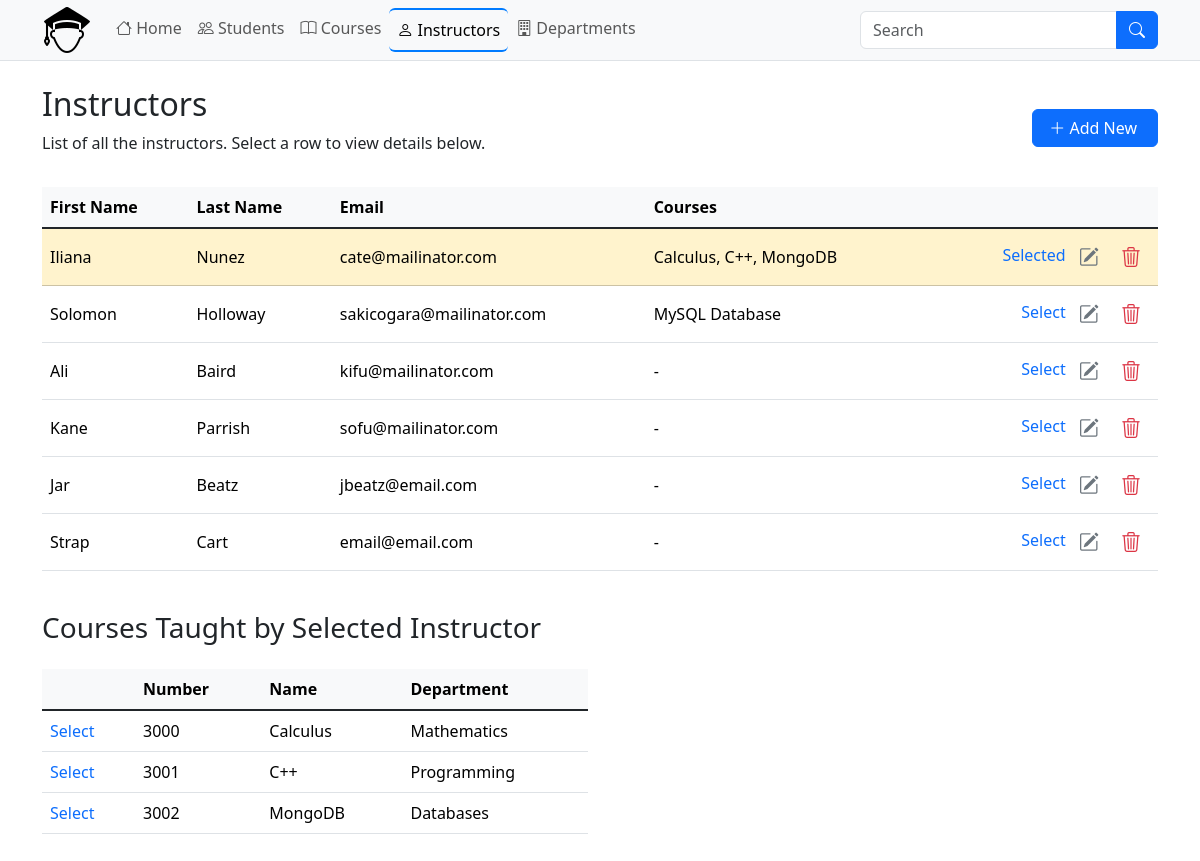
Screenshot of /instructors.php?instructorId=11 with the database file from the repository.
### tables this page shows
CREATE TABLE `instructors` (
  `instructor_id` int(11) NOT NULL,
  `first_name` varchar(50) DEFAULT NULL,
  `last_name` varchar(50) DEFAULT NULL,
  `email` varchar(100) DEFAULT NULL,
  `created_at` timestamp NOT NULL DEFAULT current_timestamp(),
  `updated_at` timestamp NOT NULL DEFAULT current_timestamp() ON UPDATE current_timestamp()
);

CREATE TABLE `courses` (
  `course_id` int(11) NOT NULL,
  `course_number` int(11) NOT NULL,
  `course_name` varchar(100) DEFAULT NULL,
  `credits` int(11) NOT NULL,
  `instructor_id` int(11) DEFAULT NULL,
  `department_id` int(11) DEFAULT NULL,
  `created_at` timestamp NOT NULL DEFAULT current_timestamp(),
  `updated_at` timestamp NOT NULL DEFAULT current_timestamp() ON UPDATE current_timestamp()
);

CREATE TABLE `departments` (
  `department_id` int(11) NOT NULL,
  `department_name` varchar(100) DEFAULT NULL,
  `salary` float(10,2) DEFAULT NULL,
  `start_date` date DEFAULT NULL,
  `instructor_id` int(11) DEFAULT NULL,
  `created_at` timestamp NOT NULL DEFAULT current_timestamp(),
  `updated_at` timestamp NOT NULL DEFAULT current_timestamp() ON UPDATE current_timestamp()
);

### classes/Db.php (called while the page is built, shortened)
<?php
class DB
{
    private $hostName = 'localhost';
    private $dbUser = 'root';
    private $dbPass = '';
    private $dbName = 'student_management_system';
    private $options = [];
    protected $conn;
    public function __construct()
    {
        if (!isset($this->conn)) {
            try {
                $this->conn = new PDO("mysql:host=" . $this->hostName . "; dbname=" . $this->dbName, $this->dbUser, $this->dbPass, $this->options);
            } catch (PDOException $e) {
                die($e->getMessage());
            }
        }
        return $this->conn;
    }
}

### classes/Instructor.php (called while the page is built, shortened)
<?php
include_once 'Db.php';
class Instructor extends DB
{
    public function getInstructors()
    {
        try {
            $stmt = $this->conn->prepare(
                "SELECT i.instructor_id, i.first_name, i.last_name, i.email,
                    GROUP_CONCAT(c.course_name SEPARATOR ', ') AS courses_taught
                FROM instructors i
                LEFT JOIN courses c ON i.instructor_id = c.instructor_id
                GROUP BY i.instructor_id, i.first_name, i.last_name, i.email
                ORDER BY i.instructor_id DESC"
            );
            $stmt->execute();
            return $stmt->fetchAll(PDO::FETCH_ASSOC);
        } catch (PDOException $e) {
            $this->output = $e->getMessage();
            return $this->output;
        }
    }
    public function getInstructorCourses($data)
    {
        try {
            $id = $data['instructorId'];
            $stmt = $this->conn->prepare(
                "SELECT c.course_id, c.course_number, c.course_name,
                        d.department_name
                FROM courses c
                LEFT JOIN departments d
                ON c.department_id = d.department_id
                WHERE c.instructor_id = ?"
            );
            $stmt->execute([$id]);
            return $stmt->fetchAll(PDO::FETCH_ASSOC);
        } catch (PDOException $e) {
            $this->output = $e->getMessage();
            return $this->output;
        }
    }
}

### instructors.php (the view, shortened to what this page needs)
<?php
include_once './classes/Instructor.php';
$instructors = new Instructor();
?>
<?php include './includes/header.php'; ?>
<div class="container pb-5 mb-5">
    <div class="row">
        <div class="col-12">
            <div class="d-flex align-items-center justify-content-between mt-4 mb-3">
                <div>
                    <h2>Instructors</h2>
                    <p>
                        List of all the instructors.
                        Select a row to view details below.
                    </p>
                </div>
                <div>
                    <a href="add-instructor.php" class="btn btn-primary custom">
                        <i class="bi bi-plus-lg"></i> Add New
                    </a>
                </div>
            </div>
            <div class="table-responsive">
                <table class="table table-hover">
                    <thead>
                        <tr class="table-light">
                            <th scope="col">First Name</th>
                            <th scope="col">Last Name</th>
                            <th scope="col">Email</th>
                            <th scope="col">Courses</th>
                            <th scope="col"></th>
                        </tr>
                    </thead>
                    <tbody class="table-group-divider">
                        <?php if (!empty($instructors->getInstructors())) : ?>
                            <?php foreach ($instructors->getInstructors() as $instructor) : ?>
                                <?php
                                $selectedRow = "";
                                if (isset($_GET['instructorId']) && $instructor['instructor_id'] == $_GET['instructorId']) {
                                    $selectedRow = "table-warning";
                                }
                                ?>
                                <tr class="<?= $selectedRow ?>">
                                    <td class="align-middle"><?= $instructor['first_name'] ?></td>
                                    <td class="align-middle"><?= $instructor['last_name'] ?></td>
                                    <td class="align-middle"><?= $instructor['email'] ?></td>
                                    <td class="align-middle">
                                        <?= !empty($instructor['courses_taught']) ? $instructor['courses_taught'] : '-' ?>
                                    </td>
                                    <td class="text-end align-middle text-nowrap">
                                        <a href="?instructorId=<?= $instructor['instructor_id'] ?>" title="View Instructor Details" class="text-decoration-none">
                                            <?= isset($_GET['instructorId']) && $_GET['instructorId'] == $instructor['instructor_id'] ? 'Selected' : 'Select'; ?>
                                        </a>
                                        <a href="update-instructor.php?instructorId=<?= $instructor['instructor_id'] ?>" title="Edit Instructor" class="btn btn-transparent btn-sm text-secondary">
                                            <i class="bi bi-pencil-square fs-5"></i>
                                        </a>
                                        <a href="delete-instructor.php?instructorId=<?= $instructor['instructor_id'] ?>" title="Delete Instructor" class="btn btn-transparent btn-sm text-danger">
                                            <i class="bi bi-trash3 fs-5"></i>
                                        </a>
                                    </td>
                                </tr>
                            <?php endforeach; ?>
                        <?php else : ?>
                            <tr>
                                <td colspan="9" class="text-center">There are no instructors in the database.</td>
                            </tr>
                        <?php endif; ?>
                    </tbody>
                </table>
            </div>
            <?php if (isset($_GET['instructorId']) && !empty($instructors->getInstructors())) : ?>
                <div class="row row-cols-1 row-cols-md-2 mt-4">
                    <div class="col">
                        <h3>Courses Taught by Selected Instructor</h3>
                        <div class="table-responsive mt-4">
                            <table class="table table-hover">
                                <thead>
                                    <tr class="table-light">
                                        <th scope="col"></th>
                                        <th scope="col">Number</th>
                                        <th scope="col">Name</th>
                                        <th scope="col">Department</th>
                                    </tr>
                                </thead>
                                <tbody class="table-group-divider">
                                    <?php if (!empty(isset($_GET['instructorId']) && $instructors->getInstructorCourses($_GET))) : ?>
                                        <?php foreach ($instructors->getInstructorCourses($_GET) as $course) : ?>
                                            <?php
                                            $courseSelectedRow = "";
                                            ?>
                                            <tr class="<?= $courseSelectedRow ?>" id="course<?= $course['course_id'] ?>">
                                                <td class="align-middle text-nowrap">
                                                    <a href="?instructorId=<?= $_GET['instructorId'] ?>&courseId=<?= $course['course_id'] ?>" title="View Course Details" class="text-decoration-none">
                                                        <?= isset($_GET['courseId']) && $_GET['courseId'] == $course['course_id'] ? 'Selected' : 'Select'; ?>
                                                    </a>
                                                </td>
                                                <td class="align-middle"><?= $course['course_number'] ?></td>
                                                <td class="align-middle"><?= $course['course_name'] ?></td>
                                                <td class="align-middle"><?= $course['department_name'] ?></td>
                                            </tr>
                                        <?php endforeach; ?>
                                    <?php else : ?>
                                        <tr>
                                            <td colspan="9" class="text-center">There are no courses for selected instructor.</td>
                                        </tr>
                                    <?php endif; ?>
                                </tbody>
                            </table>
                        </div>
                    </div>
                </div>
            <?php endif; ?>
        </div>
    </div>
</div>
<?php include './includes/footer.php'; ?>

### assets/css/styles.css (style rules this page uses)
.btn.custom { padding-left: 1rem !important; padding-right: 1.25rem !important; }

### rows the page displays
instructors: first_name "Iliana", last_name "Nunez", email "cate@mailinator.com", courses_taught "Calculus, C++, MongoDB", shows "Selected"
instructors: first_name "Solomon", last_name "Holloway", email "sakicogara@mailinator.com", courses_taught "MySQL Database", shows "Select"
instructors: first_name "Ali", last_name "Baird", email "kifu@mailinator.com", shows "Select"
instructors: first_name "Kane", last_name "Parrish", email "sofu@mailinator.com", shows "Select"
instructors: first_name "Jar", last_name "Beatz", email "jbeatz@email.com", shows "Select"
instructors: first_name "Strap", last_name "Cart", email "email@email.com", shows "Select"
courses: course_number "3000", course_name "Calculus", department.department_name "Mathematics"
courses: course_number "3001", course_name "C++", department.department_name "Programming"
courses: course_number "3002", course_name "MongoDB", department.department_name "Databases"
